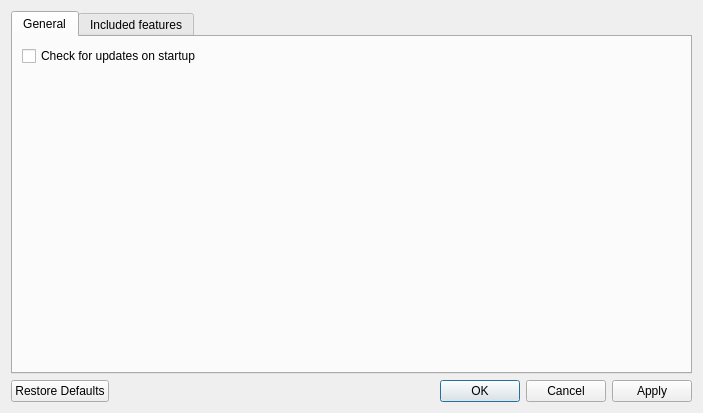
<?xml version="1.0" encoding="UTF-8"?>
<ui version="4.0">
 <class>Dialog</class>
 <widget class="QDialog" name="Dialog">
  <property name="geometry">
   <rect>
    <x>0</x>
    <y>0</y>
    <width>703</width>
    <height>413</height>
   </rect>
  </property>
  <property name="windowTitle">
   <string>Preferences</string>
  </property>
  <property name="windowIcon">
   <iconset theme="gtk-preferences">
    <normaloff>../../../../.designer/backup</normaloff>../../../../.designer/backup</iconset>
  </property>
  <layout class="QVBoxLayout" name="verticalLayout">
   <item>
    <widget class="QTabWidget" name="tabWidget">
     <property name="currentIndex">
      <number>0</number>
     </property>
     <widget class="QWidget" name="tab_general">
      <attribute name="title">
       <string>General</string>
      </attribute>
      <layout class="QVBoxLayout" name="verticalLayout_3">
       <item>
        <widget class="QCheckBox" name="general_check_for_updates">
         <property name="text">
          <string>Check for updates on startup</string>
         </property>
        </widget>
       </item>
       <item>
        <spacer name="verticalSpacer_2">
         <property name="orientation">
          <enum>Qt::Vertical</enum>
         </property>
         <property name="sizeHint" stdset="0">
          <size>
           <width>20</width>
           <height>40</height>
          </size>
         </property>
        </spacer>
       </item>
      </layout>
     </widget>
     <widget class="QWidget" name="tab">
      <attribute name="title">
       <string>Included features</string>
      </attribute>
      <layout class="QVBoxLayout" name="verticalLayout_2">
       <item>
        <widget class="QLabel" name="label">
         <property name="text">
          <string>&lt;html&gt;&lt;head/&gt;&lt;body&gt;&lt;p&gt;By default, DCKit only considers &lt;a href=&quot;https://dclab.readthedocs.io/en/stable/sec_av_notation.html#features&quot;&gt;&lt;span style=&quot; text-decoration: underline; color:#0000ff;&quot;&gt;features that are defined in dclab&lt;/span&gt;&lt;/a&gt;. If you are working with &lt;a href=&quot;https://dclab.readthedocs.io/en/stable/sec_av_feat_temp.html&quot;&gt;&lt;span style=&quot; text-decoration: underline; color:#0000ff;&quot;&gt;temporary&lt;/span&gt;&lt;/a&gt; or &lt;a href=&quot;https://dclab.readthedocs.io/en/stable/sec_av_feat_plugin.html&quot;&gt;&lt;span style=&quot; text-decoration: underline; color:#0000ff;&quot;&gt;plugin&lt;/span&gt;&lt;/a&gt; features, you can specify them here and DCKit will consider them in all data processing steps.&lt;/p&gt;&lt;/body&gt;&lt;/html&gt;</string>
         </property>
         <property name="wordWrap">
          <bool>true</bool>
         </property>
         <property name="openExternalLinks">
          <bool>true</bool>
         </property>
        </widget>
       </item>
       <item>
        <layout class="QHBoxLayout" name="horizontalLayout">
         <item>
          <widget class="QListWidget" name="listWidget_features">
           <property name="showDropIndicator" stdset="0">
            <bool>false</bool>
           </property>
           <property name="alternatingRowColors">
            <bool>true</bool>
           </property>
           <property name="selectionMode">
            <enum>QAbstractItemView::MultiSelection</enum>
           </property>
           <property name="sortingEnabled">
            <bool>true</bool>
           </property>
          </widget>
         </item>
         <item>
          <layout class="QVBoxLayout" name="verticalLayout_4">
           <item>
            <widget class="QPushButton" name="pushButton_add_feature">
             <property name="text">
              <string>Add feature</string>
             </property>
            </widget>
           </item>
           <item>
            <widget class="QPushButton" name="pushButton_remove_features">
             <property name="text">
              <string>Remove selected</string>
             </property>
            </widget>
           </item>
           <item>
            <spacer name="verticalSpacer">
             <property name="orientation">
              <enum>Qt::Vertical</enum>
             </property>
             <property name="sizeHint" stdset="0">
              <size>
               <width>20</width>
               <height>40</height>
              </size>
             </property>
            </spacer>
           </item>
          </layout>
         </item>
        </layout>
       </item>
      </layout>
     </widget>
    </widget>
   </item>
   <item>
    <widget class="QDialogButtonBox" name="buttonBox">
     <property name="orientation">
      <enum>Qt::Horizontal</enum>
     </property>
     <property name="standardButtons">
      <set>QDialogButtonBox::Apply|QDialogButtonBox::Cancel|QDialogButtonBox::Ok|QDialogButtonBox::RestoreDefaults</set>
     </property>
     <property name="centerButtons">
      <bool>false</bool>
     </property>
    </widget>
   </item>
  </layout>
 </widget>
 <resources/>
 <connections>
  <connection>
   <sender>buttonBox</sender>
   <signal>accepted()</signal>
   <receiver>Dialog</receiver>
   <slot>accept()</slot>
   <hints>
    <hint type="sourcelabel">
     <x>227</x>
     <y>393</y>
    </hint>
    <hint type="destinationlabel">
     <x>157</x>
     <y>274</y>
    </hint>
   </hints>
  </connection>
  <connection>
   <sender>buttonBox</sender>
   <signal>rejected()</signal>
   <receiver>Dialog</receiver>
   <slot>reject()</slot>
   <hints>
    <hint type="sourcelabel">
     <x>295</x>
     <y>399</y>
    </hint>
    <hint type="destinationlabel">
     <x>286</x>
     <y>274</y>
    </hint>
   </hints>
  </connection>
 </connections>
</ui>
